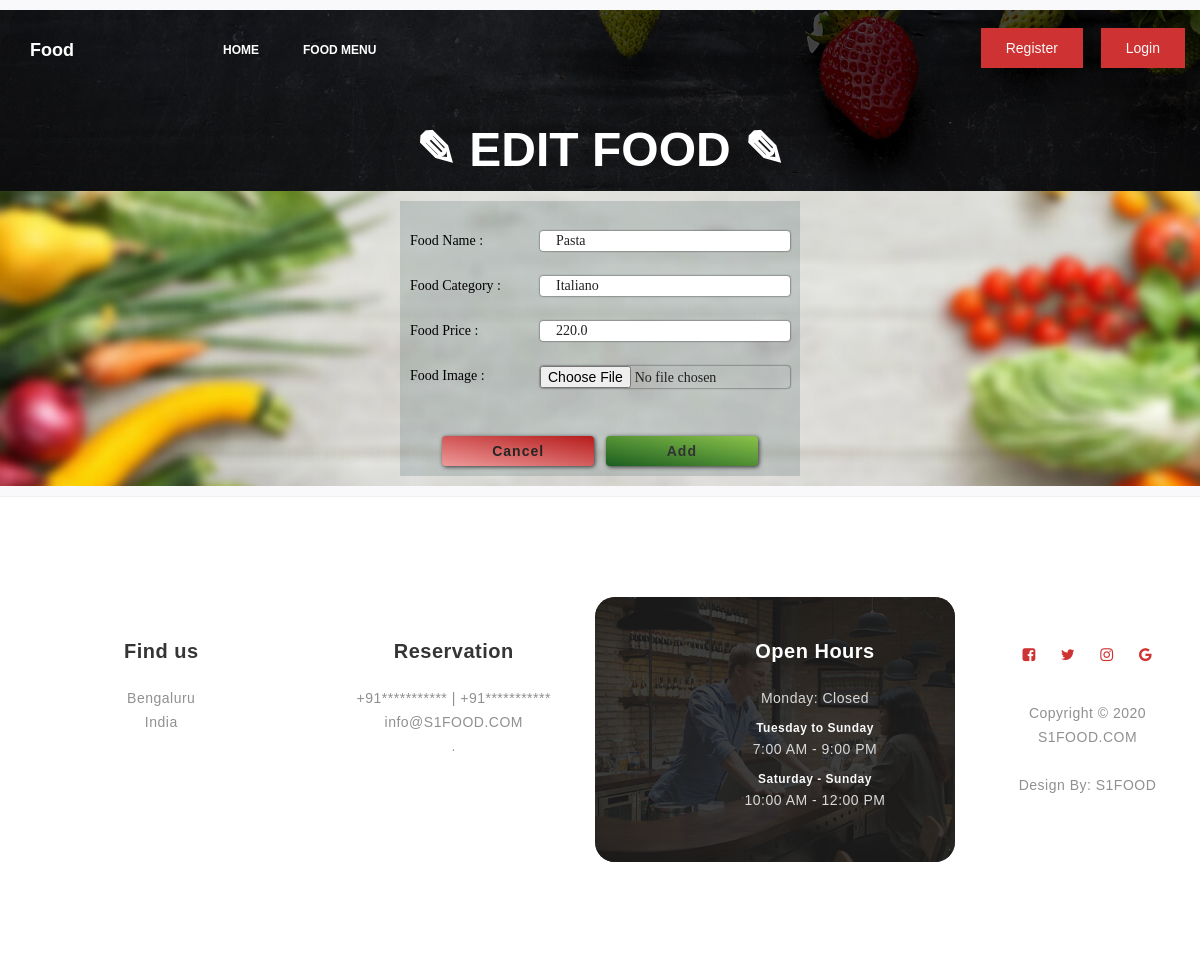
/getfood/24, run on the app's committed database.
### foodapp/models.py (models this page shows)
class Food(models.Model):
	FoodId    = models.AutoField(primary_key=True)
	FoodName  = models.CharField(max_length=30)
	FoodCat   = models.CharField(max_length=30)
	FoodPrice = models.FloatField(max_length=15)
	FoodImage = models.ImageField(upload_to='media',default='')
	class Meta:
		db_table = "FP_Food"

### foodapp/views.py (the view)
# urls.py: path('getfood/<int:FoodId>',views.getfood),
def getfood(request,FoodId):
	foods = Food.objects.get(FoodId=FoodId)
	return render(request,'updatefood.html',{'f':foods})

### Templates/foodapp/updatefood.html (shortened to what this page needs)
<!DOCTYPE html>
<html lang="en">
<head>
    {% load static %}
	<link rel="stylesheet" href="https://use.fontawesome.com/releases/v5.3.1/css/all.css">
    <link rel="stylesheet" type="text/css" href="{% static 'css/master.css' %}">
    <link rel="stylesheet" href="{% static 'css/bootstrap.min.css' %}">
    <link rel="stylesheet" href="{% static 'css/font-awesome.min.css' %}">
    <link rel="stylesheet" href="{% static 'css/animate.css' %}">
    <link rel="stylesheet" href="{% static 'css/owl.carousel.css' %}">
    <link rel="stylesheet" href="{% static 'css/owl.theme.default.min.css' %}">
    <link rel="stylesheet" href="{% static 'css/magnific-popup.css' %}">
    <link rel="stylesheet" href="{% static 'css/style.css' %}">
</head>
<body>
    <section class="navbar custom-navbar navbar-fixed-top" role="navigation">
        <div class="container">
            <div class="navbar-header">
                <a href="index.html" class="navbar-brand"> Food </a>
            </div>
            <div class="collapse navbar-collapse">
                <ul class="nav navbar-nav navbar-nav-first">
                    <li><a href=" /home" class="smoothScroll">Home</a></li>
                    <li><a href=" /allfood" class="smoothScroll">Food Menu</a></li>
                </ul>
                <ul class="nav navbar-nav navbar-right">
					{% if request.session.CustId is None and request.session.AdminId is None %}
                    <a href=" /addcustomer" class="section-btn">Register</a>
					{% endif %}
					{% if request.session.CustId is None and request.session.AdminId is None %}
                    <a href=" /login" class="section-btn">Login</a>
					{% endif %}
                </ul>
            </div>
        </div>
    </section>
    <div class="inner-page-banner-area" style="max-height:50px;">
	<div style="width:100%;text-align:center;" class="pagination-area">
	<h2>&#9998; Edit Food &#9998;</h2>
	</div>
    </div>
    <div style="width:100%;background-image:url({% static 'images/foodformbckblur.png' %});background-size: 100%;background-repeat: no-repeat;background-position:center;">
	<center>
	<form class="myform-container" enctype="multipart/form-data" action="/editfood/{{f.FoodId}}" method="post">
            <span class="entry-box">Food Name : <input type="text" name="FoodName" value="{{f.FoodName}}" placeholder="Eg: &quot;Dragon-Roll&quot;"></span>
            <span class="entry-box">Food Category : <input type="text" name="FoodCat" value="{{f.FoodCat}}" placeholder="Eg : &quot;Snacks&quot;"></span>
            <span class="entry-box">Food Price : <input type="tel" name="FoodPrice" value="{{f.FoodPrice}}" maxlength="6"  placeholder="&quot;in Rs&quot;" required></span>
            <span class="entry-box">Food Image : <input type="file" class="valid" name="FoodImage" value="{{f.FoodImage.url}}" style="padding-left:0px" required/></span>
            <center><br/><button type="reset"class="butn" style="background-image: linear-gradient(190deg, rgba(183,28,28 ,1), rgba(239,154,154 ,1));" name="button"><a href=" /home">Cancel</a></button>
            &nbsp;&nbsp;<button type="submit" class="butn"  name="button">Add</button>
              </center>
            </form></center>
			</div>
    <footer id="footer" data-stellar-background-ratio="0.5" style="background-color:#FFFFFF">
        <div class="container">
            <div class="row">
                <div class="col-md-3 col-sm-8">
                    <div class="footer-info">
                        <div class="section-title">
                            <h2 class="wow fadeInUp" data-wow-delay="0.2s">Find us</h2>
                        </div>
                        <address class="wow fadeInUp" data-wow-delay="0.4s">
                            <p>Bengaluru<br>India</p>
                        </address>
                    </div>
                </div>
                <div class="col-md-3 col-sm-8">
                    <div class="footer-info">
                        <div class="section-title">
                            <h2 class="wow fadeInUp" data-wow-delay="0.2s">Reservation</h2>
                        </div>
                        <address class="wow fadeInUp" data-wow-delay="0.4s">
                            <p>+91*********** | +91***********</p>
                            <p><a href="mailto:****@gmail.com">info@S1FOOD.COM</a></p>
                            <p>. </p>
                        </address>
                    </div>
                </div>
                <div class="col-md-4 col-sm-8">
                    <div class="footer-info footer-open-hour">
                        <div class="section-title">
                            <h2 class="wow fadeInUp" data-wow-delay="0.2s">Open Hours</h2>
                        </div>
                        <div class="wow fadeInUp" data-wow-delay="0.4s">
                            <p>Monday: Closed</p>
                            <div>
                                <strong>Tuesday to Sunday</strong>
                                <p>7:00 AM - 9:00 PM</p>
                            </div>
                            <div>
                                <strong>Saturday - Sunday</strong>
                                <p>10:00 AM - 12:00 PM</p>
                            </div>
                        </div>
                    </div>
                </div>
                <div class="col-md-2 col-sm-4">
                    <ul class="wow fadeInUp social-icon" data-wow-delay="0.4s">
                        <li><a href="#" class="fa fa-facebook-square" attr="facebook icon"></a></li>
                        <li><a href="#" class="fa fa-twitter"></a></li>
                        <li><a href="#" class="fa fa-instagram"></a></li>
                        <li><a href="#" class="fa fa-google"></a></li>
                    </ul>
                    <div class="wow fadeInUp copyright-text" data-wow-delay="0.8s">
                        <p><br>Copyright &copy; 2020 <br>S1FOOD.COM
                            <br><br>Design By: <a rel="nofollow" href="#">  S1FOOD</a></p>
                    </div>
                </div>
            </div>
        </div>
    </footer>
</body>
</html>
</body>
</html>

### foodapp/static/css/master.css (style rules this page uses)
* { margin: 0; padding: 0; font-family: sans-serif; box-sizing: border-box; text-decoration: none; }
body { background-image: url("/static/images/mainscreen4.jpg"); height: 100vh; max-width: 100%; background-size: cover; background-repeat: no-repeat; background-attachment: fixed; background-position: 50% 100%; display: grid; grid-template-rows: 1fr auto; }
.entry-box { color: black; display: block; padding: 5px 0 5px 0; margin-top: 15px; font-family: sans-serif; font-family: 'Sriracha', cursive; text-align: left; }
.entry-box input { float: right; width: 250px; outline: none; color: rgba(33,33,33 ,1); border: none; border-radius: 3px; box-shadow: 0.1px 0.1px 5px; padding: 0 16px 0 16px; }
.butn { margin-top: 25px; border: none;outline: none; font-family: sans-serif; font-weight: bold; width: 40%; font-size: 100%; height: 30px; background-image: linear-gradient(40deg,orange, pink);; padding-left: 10px; padding-right: 10px; border-radius: 4px; box-shadow: 1px 1px 4px; letter-spacing: 1px; font-family: 'Sriracha', cursive; }
footer { margin-top: 10px; padding-top: 15px; padding-bottom: 30px; background-color: #232323; color: white; font-family: sans-serif; font-size:12px; font-weight: normal; letter-spacing: 0.5px; text-align: center; flex-shrink: 0; }

### Templates/foodapp/updatefood.html (style rules this page uses)
.myform-container { width:400px; padding: 10px; margin:10px; background:#1d3b442b; z-index:5; }
.entry-box { color: black; display: block; padding: 5px 0 5px 0; margin-top: 15px; font-family: sans-serif; font-family: 'Sriracha', cursive; text-align: left; }
.entry-box input { float: right; width: 250px; outline: none; color: rgba(33,33,33 ,1); border: none; border-radius: 3px; box-shadow: 0.1px 0.1px 2px; padding: 0 16px 0 16px; }
.butn { margin-top: 25px; border: none;outline: none; font-family: sans-serif; font-weight: bold; width: 40%; font-size: 100%; height: 30px; background-image: linear-gradient(190deg, rgba(139,195,74 ,1), rgba(27,94,32 ,1)); padding-left: 10px; padding-right: 10px; box-shadow: 1px 1px 4px; letter-spacing: 1px; }

### data on the page
Food: FoodName "Pasta", FoodCat "Italiano", FoodPrice "220.0"
